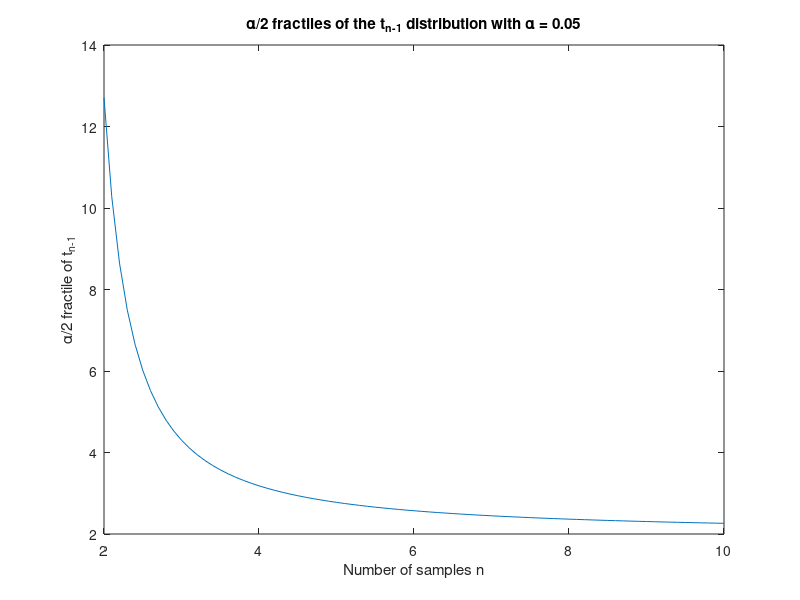

Here is the MATLAB script that generated this plot:
clf;
alpha = 0.05;
n=2:0.1:10;
plot(n,tinv(1-alpha/2, n-1));

title(sprintf('\\alpha/2 fractiles of the t_{n-1} distribution with \\alpha = %g', alpha));
xlabel('Number of samples n');
ylabel('\alpha/2 fractile of t_{n-1}');

